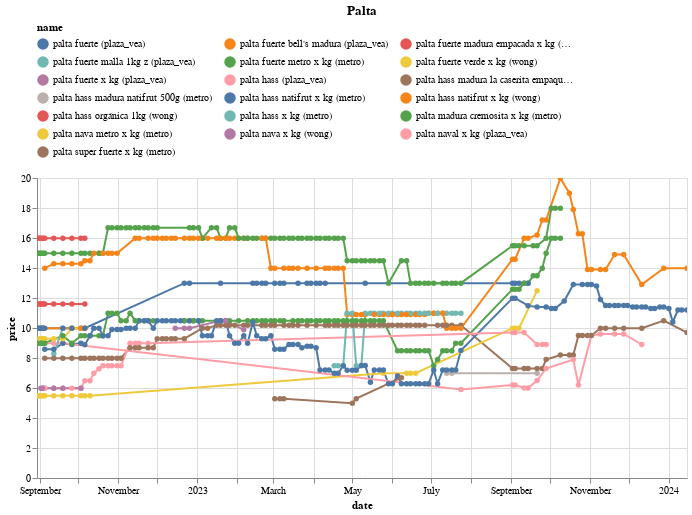

Write notebook code for a chart like this one.
### Code cell
(df
 .loc[df.name.isin(names)]
 .pipe(alt.Chart)
 .mark_line(point=True)
 .encode(x='date', y='price', color='name', tooltip=['name','price'])
 .properties(width=650, title='Palta')
 .interactive()
 .configure_legend(orient='top', columns=3)
)

### Figure 1 — Vega-Lite specification as saved in the notebook (floating-point values rounded to 4 significant figures; data arrays with more than 128 entries replaced by an {"elided": "..."} marker saying what was removed)
{"config": {"view": {"continuousWidth": 300, "continuousHeight": 300}, "legend": {"columns": 3, "orient": "top"}}, "data": {"name": "data-78b30c3963402ea7472764e0ad08116b"}, "mark": {"type": "line", "point": true}, "encoding": {"color": {"field": "name", "type": "nominal"}, "tooltip": [{"field": "name", "type": "nominal"}, {"field": "price", "type": "quantitative"}], "x": {"field": "date", "type": "temporal"}, "y": {"field": "price", "type": "quantitative"}}, "params": [{"name": "param_14", "select": {"type": "interval", "encodings": ["x", "y"]}, "bind": "scales"}], "title": "Palta", "width": 650, "$schema": "https://vega.github.io/schema/vega-lite/v5.16.3.json", "datasets": {"data-78b30c3963402ea7472764e0ad08116b": {"elided": "680 records"}}}
